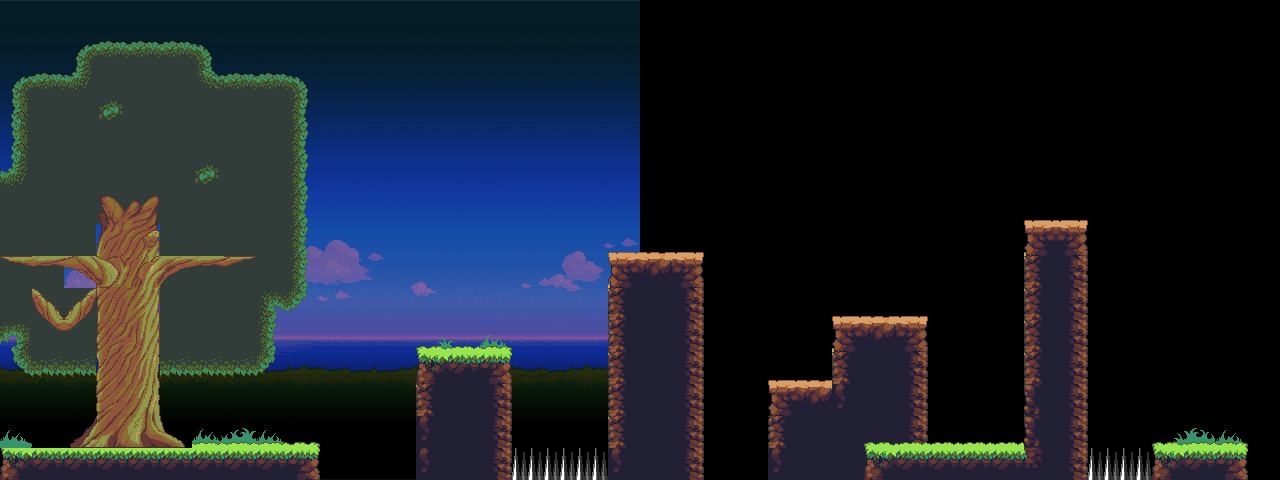

Below is a game level as drawn by its tile map, then a one-line description and the .tmx that defines it (tile-layer data replaced by summaries):
An orthogonal 40x15 tile map with 32x32 px tiles, 3 tile layers (Tile Layer 3, Tile Layer 1, foreground), 3 tilesets, 1 image layer and 22 objects (6x CoinEntity, 4x platform, 2x spike, mainPlayer, FlyEnemyEntity, ...).

<map version="1.0" orientation="orthogonal" renderorder="right-down" width="40" height="15" tilewidth="32" tileheight="32" nextobjectid="34">
 <tileset firstgid="1" name="Jungle_guide" tilewidth="32" tileheight="32" tilecount="696" columns="24">
  <image source="../img/map/Jungle_guide.png" trans="000000" width="768" height="928" />
 </tileset>
 <tileset firstgid="697" name="Jungle_terrain" tilewidth="32" tileheight="32" tilecount="420" columns="28">
  <image source="../img/map/Jungle_terrain.png" trans="000000" width="896" height="480" />
 </tileset>
 <tileset firstgid="1117" name="Spikes" tilewidth="32" tileheight="32" tilecount="1" columns="1">
  <image source="../img/map/Spikes.png" trans="003039" width="32" height="32" />
 </tileset>
 <imagelayer name="Parallax_Layer">
  <image source="../img/area02_bkg0.png" width="640" height="480" />
  <properties>
   <property name="ratio" value="0.25" />
  </properties>
 </imagelayer>
 <layer name="Tile Layer 3" width="40" height="15">
  <data>[600 cells, 14 non-empty, 1 distinct tile ids]</data>
 </layer>
 <layer name="Tile Layer 1" width="40" height="15">
  <data>[600 cells, 246 non-empty, 123 distinct tile ids]</data>
 </layer>
 <objectgroup name="Object Layer 1">
  <object id="17" name="CoinEntity" x="449" y="285" width="32" height="32">
   <properties>
    <property name="framewidth" value="32" />
    <property name="image" value="spinning_coin_gold" />
   </properties>
  </object>
  <object id="18" name="CoinEntity" x="198" y="75" width="32" height="32">
   <properties>
    <property name="framewidth" value="32" />
    <property name="image" value="spinning_coin_gold" />
   </properties>
  </object>
  <object id="19" name="CoinEntity" x="40" y="76" width="32" height="32">
   <properties>
    <property name="framewidth" value="32" />
    <property name="image" value="spinning_coin_gold" />
   </properties>
  </object>
  <object id="20" name="CoinEntity" x="635" y="195" width="32" height="32">
   <properties>
    <property name="framewidth" value="32" />
    <property name="image" value="spinning_coin_gold" />
   </properties>
  </object>
  <object id="21" name="CoinEntity" x="877" y="396" width="32" height="32">
   <properties>
    <property name="framewidth" value="32" />
    <property name="image" value="spinning_coin_gold" />
   </properties>
  </object>
  <object id="22" name="CoinEntity" x="1037" y="174" width="32" height="32">
   <properties>
    <property name="framewidth" value="32" />
    <property name="image" value="spinning_coin_gold" />
   </properties>
  </object>
  <object id="23" name="mainPlayer" x="13" y="372" width="60" height="80">
   <properties>
    <property name="framewidth" value="60" />
    <property name="image" value="gripe_run_right2" />
   </properties>
  </object>
 </objectgroup>
 <objectgroup name="EnemyEntity">
  <object id="31" name="FlyEnemyEntity" x="14.3333" y="178.5" width="230" height="67">
   <properties>
    <property name="frameheight" value="46" />
    <property name="framewidth" value="60" />
    <property name="image" value="hawk" />
   </properties>
  </object>
  <object id="33" name="ChaseEnemyEntity" x="380" y="-244.833" width="376" height="63">
   <properties>
    <property name="frameheight" value="66" />
    <property name="framewidth" value="122" />
    <property name="image" value="duck_chase" />
   </properties>
  </object>
 </objectgroup>
 <objectgroup name="collision">
  <object id="2" x="0" y="448" width="318" height="28" />
  <object id="3" x="0" y="-176.798">
   <polyline points="0,0 2,626.798 1,-2.86864 0,-2.86864" />
  </object>
  <object id="4" x="419" y="354" width="91" height="128" />
  <object id="5" x="610" y="257" width="97" height="223" />
  <object id="6" type="platform" x="769" y="382" width="60" height="16" />
  <object id="7" type="platform" x="833" y="319" width="92" height="16" />
  <object id="8" x="866" y="445" width="160" height="36" />
  <object id="9" x="1024" y="226" width="65" height="257" />
  <object id="10" x="1155" y="447" width="93" height="30" />
  <object id="12" type="platform" x="162" y="258" width="92" height="16" />
  <object id="13" type="platform" x="7" y="258" width="92" height="16" />
  <object id="28" type="spike" x="510.5" y="450.5" width="93" height="13" />
  <object id="29" type="spike" x="1090" y="453" width="58" height="10" />
 </objectgroup>
 <layer name="foreground" width="40" height="15">
  <data>[600 cells, 0 non-empty, 0 distinct tile ids]</data>
 </layer>
</map>
